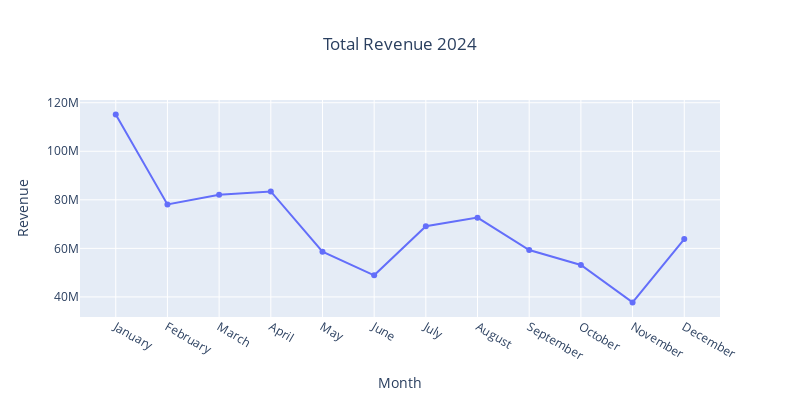

The code cell stored with this chart in its notebook:
### Markdown cell above
## Bagaimana Tren Penjualan 2024

### Code cell
# Add new column month_num & month_name
df['month_num'] = df['date'].dt.month
df['month_name'] = df['date'].dt.month_name()

# Grouping berdasarkan tahun
df_rev_24 = df.groupby(['month_num','month_name'])['revenue'].sum().reset_index()

fig_line_rev24 = px.line(
    df_rev_24,
    x = 'month_name',
    y = 'revenue',
    markers= True,
    title= 'Total Revenue 2024',
    width= 800,
    height= 400

)

fig_line_rev24.update_layout(
    xaxis_title = 'Month',
    yaxis_title = 'Revenue',
    title_x= 0.5    #Memposisikan title di tengah
)

fig_line_rev24.show()

### Figure 1 — Plotly figure (JSON) as saved in the notebook; plotly's stock layout.template omitted (floating-point values rounded to 4 significant figures)
{"data": [{"hovertemplate": "month_name=%{x}<br>revenue=%{y}<extra></extra>", "legendgroup": "", "line": {"color": "#636efa", "dash": "solid"}, "marker": {"symbol": "circle"}, "mode": "lines+markers", "name": "", "orientation": "v", "showlegend": false, "type": "scatter", "x": ["January", "February", "March", "April", "May", "June", "July", "August", "September", "October", "November", "December"], "xaxis": "x", "y": [115113700, 78086100, 82058000, 83462000, 58655000, 48901900, 69121200, 72661500, 59300700, 53138800, 37736300, 63835700], "yaxis": "y"}], "layout": {"height": 400, "legend": {"tracegroupgap": 0}, "title": {"text": "Total Revenue 2024", "x": 0.5}, "width": 800, "xaxis": {"anchor": "y", "domain": [0, 1], "title": {"text": "Month"}}, "yaxis": {"anchor": "x", "domain": [0, 1], "title": {"text": "Revenue"}}}}
